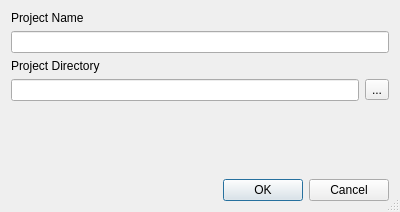
<?xml version="1.0" encoding="UTF-8"?>
<ui version="4.0">
 <class>DialogNew</class>
 <widget class="QDialog" name="DialogNew">
  <property name="windowModality">
   <enum>Qt::ApplicationModal</enum>
  </property>
  <property name="geometry">
   <rect>
    <x>0</x>
    <y>0</y>
    <width>400</width>
    <height>212</height>
   </rect>
  </property>
  <property name="windowTitle">
   <string>Dialog</string>
  </property>
  <property name="sizeGripEnabled">
   <bool>true</bool>
  </property>
  <property name="modal">
   <bool>true</bool>
  </property>
  <layout class="QVBoxLayout" name="verticalLayout">
   <item>
    <widget class="QLabel" name="label">
     <property name="text">
      <string>Project Name</string>
     </property>
    </widget>
   </item>
   <item>
    <widget class="QLineEdit" name="lineEdit"/>
   </item>
   <item>
    <widget class="QLabel" name="label_2">
     <property name="text">
      <string>Project Directory</string>
     </property>
    </widget>
   </item>
   <item>
    <layout class="QHBoxLayout" name="horizontalLayout">
     <item>
      <widget class="QLineEdit" name="lineEdit_2"/>
     </item>
     <item>
      <widget class="QToolButton" name="toolButton">
       <property name="toolTip">
        <string>choose directory to save project to</string>
       </property>
       <property name="text">
        <string>...</string>
       </property>
      </widget>
     </item>
    </layout>
   </item>
   <item>
    <spacer name="verticalSpacer">
     <property name="orientation">
      <enum>Qt::Vertical</enum>
     </property>
     <property name="sizeHint" stdset="0">
      <size>
       <width>20</width>
       <height>40</height>
      </size>
     </property>
    </spacer>
   </item>
   <item>
    <widget class="QDialogButtonBox" name="buttonBox">
     <property name="orientation">
      <enum>Qt::Horizontal</enum>
     </property>
     <property name="standardButtons">
      <set>QDialogButtonBox::Cancel|QDialogButtonBox::Ok</set>
     </property>
    </widget>
   </item>
  </layout>
 </widget>
 <resources/>
 <connections>
  <connection>
   <sender>buttonBox</sender>
   <signal>accepted()</signal>
   <receiver>DialogNew</receiver>
   <slot>accept()</slot>
   <hints>
    <hint type="sourcelabel">
     <x>248</x>
     <y>254</y>
    </hint>
    <hint type="destinationlabel">
     <x>157</x>
     <y>274</y>
    </hint>
   </hints>
  </connection>
  <connection>
   <sender>buttonBox</sender>
   <signal>rejected()</signal>
   <receiver>DialogNew</receiver>
   <slot>reject()</slot>
   <hints>
    <hint type="sourcelabel">
     <x>316</x>
     <y>260</y>
    </hint>
    <hint type="destinationlabel">
     <x>286</x>
     <y>274</y>
    </hint>
   </hints>
  </connection>
 </connections>
</ui>
